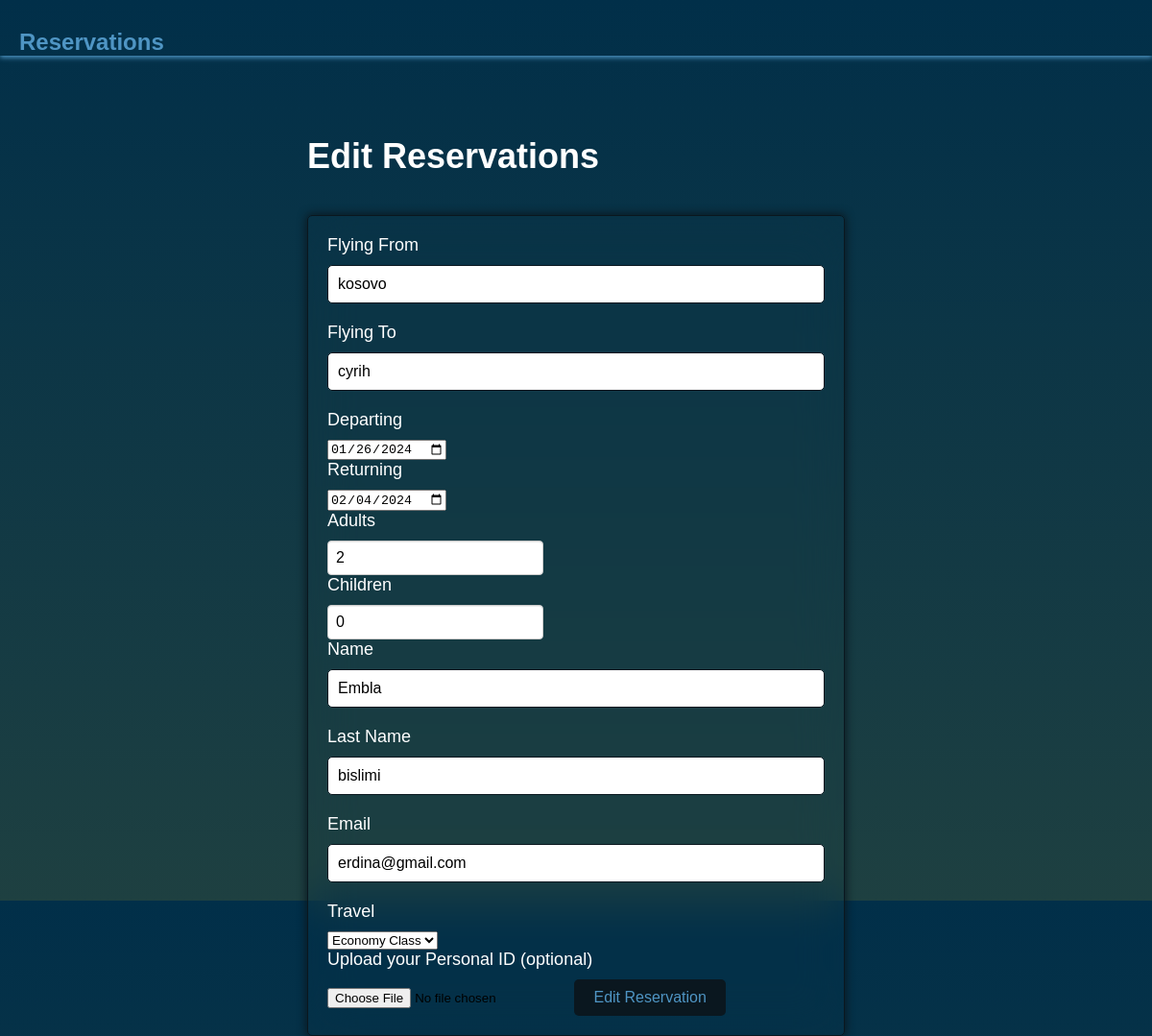
The app's page /dashboard/reservationEdit.php?id=5 with its own data.
### tables this page shows
CREATE TABLE `travel_rezervo` (
  `id` int(11) NOT NULL,
  `flying_from` varchar(255) NOT NULL,
  `flying_to` varchar(255) NOT NULL,
  `departing` date NOT NULL,
  `returning` date DEFAULT NULL,
  `adults` int(50) NOT NULL,
  `children` int(50) NOT NULL,
  `name` varchar(255) NOT NULL,
  `last_name` varchar(255) NOT NULL,
  `email` varchar(255) NOT NULL,
  `images` blob NOT NULL,
  `travel` varchar(255) NOT NULL
);

### config_rezervo.php (called while the page is built, shortened)
<?php
class DatabaseRezervo{
    private $server = 'localhost';
    private $username = 'root';
    private $password="";
    private $database ='travelagency';
    private $conn;
    public function __construct(){
        try{
            $this->conn = new mysqli($this->server, $this->username, $this->password, $this->database);
        }catch(Exception $e){
            echo 'Connection Failed' .$e->getMessage();
        }
    }
public function edit($id){
    $data = null;
    $query = "SELECT * FROM travel_rezervo WHERE id = '$id'";
    if ($sql = $this->conn->query($query)) {
        while($row = $sql->fetch_assoc()){
            $data = $row;
        }
    }
    return $data;
}
}
?>

### dashboard/reservationEdit.php (the view, shortened to what this page needs)
<!DOCTYPE html>
<html>
<head>
  <link rel="stylesheet" href="dashboardsStyle/userdashboard.css">
</head>
<body>
    <nav class="navbar">
    <a class="navbar-brand" href="reservationDashboard.php">Reservations</a>
    </nav>
    <div class="container">
    <h1>Edit Reservations</h1>
    <?php
            include '../config_rezervo.php';
            $databaseRezervo = new DatabaseRezervo();
            $id = $_REQUEST['id'];
            $row = $databaseRezervo->edit($id);
        ?>
        <form action="" method="post">
        <label for="flying_from">Flying From</label>
        <input type="text" id="fromF" name="FlyingF" value="<?php echo $row['flying_from']; ?>" required>
        <label for="flying_to">Flying To</label>
        <input type="text" id="toF" name="FlyingT" value="<?php echo $row['flying_to']; ?>" required>
        <label for="departing">Departing</label>
        <input type="date" id="departingF" name="departing" value="<?php echo $row['departing']; ?>" required>
        <label for="returning">Returning</label>
        <input type="date" id="returningF" name="returning" value="<?php echo $row['returning']; ?>" required>
        <label for="adults">Adults</label>
        <input type="number"  id="adultsF" name="adults" value="<?php echo $row['adults']; ?>" required>
        <label for="children">Children</label>
        <input type="number" id="childrenF" name="children" value="<?php echo $row['children']; ?>" required>
        <label for="name">Name</label>
        <input type="text" id="nameF" name="name"  value="<?php echo $row['name']; ?>" required>
        <label for="last_name">Last Name</label>
        <input type="text" id="lastNameF" name="last_name" value="<?php echo $row['last_name']; ?>"required>
        <label for="email">Email</label>
        <input type="email" id="emailF" name="email" value="<?php echo $row['email']; ?>" required>
        <label for="travel">Travel</label>
                <select  id="travelClass" name="travel" value="<?php echo $row['travel']; ?>">
                    <option value="Economy Class">Economy Class</option>
                </select>
        <label class="rezervo" for="images">Upload your Personal ID (optional)</label>
        <input type="file" name="images" id="images" value="<?php echo $row['images']; ?>">
    <button type="submit" name="update">Edit Reservation</button>
    </form>
</div>
</body>
</html>

### dashboard/dashboardsStyle/userdashboard.css (style rules this page uses)
* { box-sizing: border-box; }
body { font-family: sans-serif; margin: 0; padding: 0; background: linear-gradient(#012f49, #1e4041); }
.navbar { padding-top: 30px; box-shadow: 0px 2px 5px #4f95c4; }
label { color: white; }
.navbar-brand { font-size: 24px; font-weight: bold; padding-left: 20px; text-decoration: none; color: #4f95c4; }
.container { max-width: 50%; margin: 40px auto; padding: 20px; height: 100vh; }
h1 { font-size: 36px; font-weight: bold; margin-bottom: 40px; color: white; }
form { background: transparent; border: 1px solid #0a171f; border-radius: 5px; padding: 20px; margin-bottom: 40px; box-shadow: 0 0 10px 1px #0a171f; backdrop-filter: blur(25px); }
label { display: flex; font-size: 18px; margin-bottom: 10px; }
input[type="text"], input[type="email"], input[type="password"] { width: 100%; padding: 10px; font-size: 16px; border: 1px solid #0a171f; border-radius: 5px; margin-bottom: 20px; }
input[type="number"] { padding: 8px; font-size: 16px; border: 1px solid #ccc; border-radius: 4px; box-shadow: inset 0 1px 1px rgba(0, 0, 0, 0.075); transition: border-color ease-in-out 0.15s, box-shadow ease-in-out 0.15s; }
button[type="submit"] { background-color: #0a171f; color: #4f95c4; padding: 10px 20px; font-size: 16px; border: none; border-radius: 5px; cursor: pointer; }

### records on screen
travel_rezervo: FlyingF "kosovo", FlyingT "cyrih", departing "01/26/2024", returning "02/04/2024", adults "2", children "0", name "Embla", last_name "bislimi", email "erdina@gmail.com", travel "Economy Class"
